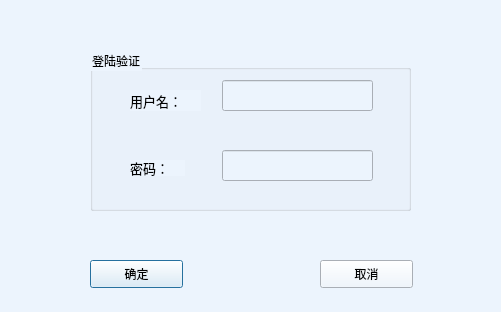
<?xml version="1.0" encoding="UTF-8"?>
<ui version="4.0">
 <class>loginDialog</class>
 <widget class="QDialog" name="loginDialog">
  <property name="geometry">
   <rect>
    <x>0</x>
    <y>0</y>
    <width>501</width>
    <height>312</height>
   </rect>
  </property>
  <property name="windowTitle">
   <string>登陆</string>
  </property>
  <property name="styleSheet">
   <string notr="true">background-color: rgb(236, 244, 253);</string>
  </property>
  <widget class="QPushButton" name="confirm">
   <property name="geometry">
    <rect>
     <x>90</x>
     <y>260</y>
     <width>93</width>
     <height>28</height>
    </rect>
   </property>
   <property name="text">
    <string>确定</string>
   </property>
  </widget>
  <widget class="QPushButton" name="cancel">
   <property name="geometry">
    <rect>
     <x>320</x>
     <y>260</y>
     <width>93</width>
     <height>28</height>
    </rect>
   </property>
   <property name="text">
    <string>取消</string>
   </property>
  </widget>
  <widget class="QLineEdit" name="txtname">
   <property name="geometry">
    <rect>
     <x>222</x>
     <y>80</y>
     <width>151</width>
     <height>31</height>
    </rect>
   </property>
  </widget>
  <widget class="QLineEdit" name="txtpwd">
   <property name="geometry">
    <rect>
     <x>222</x>
     <y>150</y>
     <width>151</width>
     <height>31</height>
    </rect>
   </property>
  </widget>
  <widget class="QLabel" name="label">
   <property name="geometry">
    <rect>
     <x>130</x>
     <y>90</y>
     <width>71</width>
     <height>21</height>
    </rect>
   </property>
   <property name="font">
    <font>
     <pointsize>10</pointsize>
    </font>
   </property>
   <property name="text">
    <string>用户名：</string>
   </property>
  </widget>
  <widget class="QLabel" name="label_2">
   <property name="geometry">
    <rect>
     <x>130</x>
     <y>160</y>
     <width>55</width>
     <height>16</height>
    </rect>
   </property>
   <property name="font">
    <font>
     <pointsize>10</pointsize>
    </font>
   </property>
   <property name="text">
    <string>密码：</string>
   </property>
  </widget>
  <widget class="QGroupBox" name="groupBox">
   <property name="geometry">
    <rect>
     <x>90</x>
     <y>50</y>
     <width>321</width>
     <height>161</height>
    </rect>
   </property>
   <property name="title">
    <string>登陆验证</string>
   </property>
  </widget>
  <zorder>groupBox</zorder>
  <zorder>confirm</zorder>
  <zorder>cancel</zorder>
  <zorder>txtname</zorder>
  <zorder>txtpwd</zorder>
  <zorder>label</zorder>
  <zorder>label_2</zorder>
 </widget>
 <resources/>
 <connections/>
</ui>
